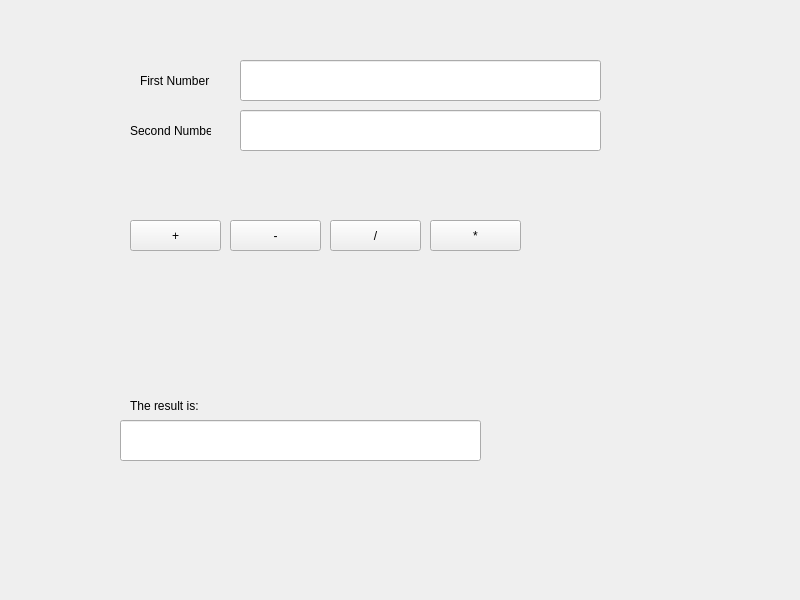
<?xml version="1.0" encoding="UTF-8"?>
<ui version="4.0">
 <class>MainWindow</class>
 <widget class="QMainWindow" name="MainWindow">
  <property name="geometry">
   <rect>
    <x>0</x>
    <y>0</y>
    <width>800</width>
    <height>600</height>
   </rect>
  </property>
  <property name="windowTitle">
   <string>MainWindow</string>
  </property>
  <widget class="QWidget" name="centralwidget">
   <widget class="QLabel" name="Label1">
    <property name="geometry">
     <rect>
      <x>140</x>
      <y>70</y>
      <width>81</width>
      <height>21</height>
     </rect>
    </property>
    <property name="text">
     <string>First Number</string>
    </property>
   </widget>
   <widget class="QLabel" name="Label2">
    <property name="geometry">
     <rect>
      <x>130</x>
      <y>120</y>
      <width>81</width>
      <height>21</height>
     </rect>
    </property>
    <property name="text">
     <string>Second Number</string>
    </property>
   </widget>
   <widget class="QLineEdit" name="txtFirstNum">
    <property name="geometry">
     <rect>
      <x>240</x>
      <y>60</y>
      <width>361</width>
      <height>41</height>
     </rect>
    </property>
   </widget>
   <widget class="QLineEdit" name="txtSecondNum">
    <property name="geometry">
     <rect>
      <x>240</x>
      <y>110</y>
      <width>361</width>
      <height>41</height>
     </rect>
    </property>
   </widget>
   <widget class="QPushButton" name="btnAdd">
    <property name="geometry">
     <rect>
      <x>130</x>
      <y>220</y>
      <width>91</width>
      <height>31</height>
     </rect>
    </property>
    <property name="text">
     <string>+</string>
    </property>
   </widget>
   <widget class="QPushButton" name="btnSub">
    <property name="geometry">
     <rect>
      <x>230</x>
      <y>220</y>
      <width>91</width>
      <height>31</height>
     </rect>
    </property>
    <property name="text">
     <string>-</string>
    </property>
   </widget>
   <widget class="QPushButton" name="btnMult">
    <property name="geometry">
     <rect>
      <x>430</x>
      <y>220</y>
      <width>91</width>
      <height>31</height>
     </rect>
    </property>
    <property name="text">
     <string>*</string>
    </property>
   </widget>
   <widget class="QPushButton" name="btnDiv">
    <property name="geometry">
     <rect>
      <x>330</x>
      <y>220</y>
      <width>91</width>
      <height>31</height>
     </rect>
    </property>
    <property name="text">
     <string>/</string>
    </property>
   </widget>
   <widget class="QLabel" name="Label3">
    <property name="geometry">
     <rect>
      <x>130</x>
      <y>380</y>
      <width>151</width>
      <height>51</height>
     </rect>
    </property>
    <property name="text">
     <string>The result is: </string>
    </property>
   </widget>
   <widget class="QLineEdit" name="txtResult">
    <property name="geometry">
     <rect>
      <x>120</x>
      <y>420</y>
      <width>361</width>
      <height>41</height>
     </rect>
    </property>
    <property name="readOnly">
     <bool>true</bool>
    </property>
   </widget>
  </widget>
 </widget>
 <resources/>
 <connections/>
</ui>
